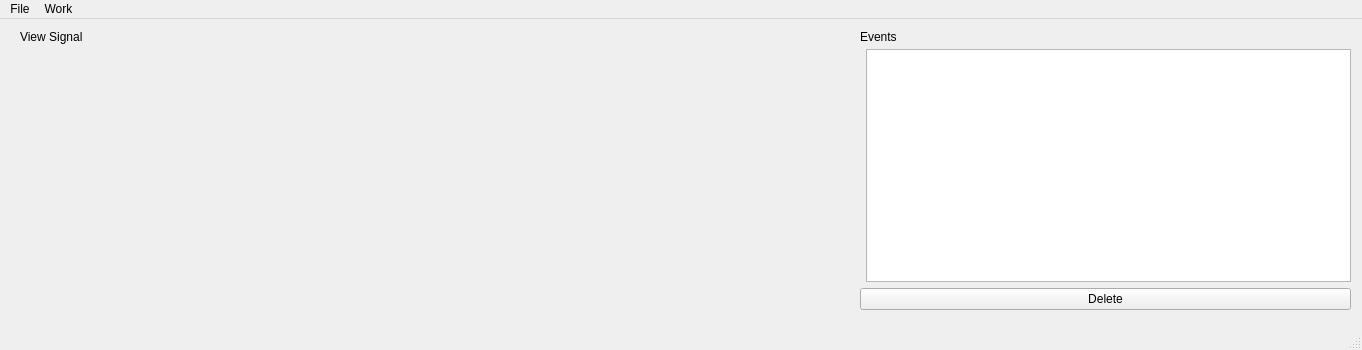
<?xml version="1.0" encoding="UTF-8"?>
<ui version="4.0">
 <class>MainWindow</class>
 <widget class="QMainWindow" name="MainWindow">
  <property name="geometry">
   <rect>
    <x>0</x>
    <y>0</y>
    <width>1362</width>
    <height>350</height>
   </rect>
  </property>
  <property name="windowTitle">
   <string>MainWindow</string>
  </property>
  <widget class="QWidget" name="centralwidget">
   <widget class="QWidget" name="formLayoutWidget">
    <property name="geometry">
     <rect>
      <x>860</x>
      <y>30</y>
      <width>491</width>
      <height>261</height>
     </rect>
    </property>
    <layout class="QFormLayout" name="formLayout">
     <item row="1" column="1">
      <widget class="QListWidget" name="EventProperty"/>
     </item>
     <item row="3" column="0" colspan="2">
      <widget class="QPushButton" name="pushButtonDeleteEvent">
       <property name="text">
        <string>Delete</string>
       </property>
      </widget>
     </item>
    </layout>
   </widget>
   <widget class="QLabel" name="label_3">
    <property name="geometry">
     <rect>
      <x>20</x>
      <y>10</y>
      <width>67</width>
      <height>16</height>
     </rect>
    </property>
    <property name="text">
     <string>View Signal</string>
    </property>
   </widget>
   <widget class="QWidget" name="verticalLayoutWidget">
    <property name="geometry">
     <rect>
      <x>20</x>
      <y>30</y>
      <width>831</width>
      <height>261</height>
     </rect>
    </property>
    <layout class="QVBoxLayout" name="LayoutGraph"/>
   </widget>
   <widget class="QLabel" name="label_4">
    <property name="geometry">
     <rect>
      <x>860</x>
      <y>10</y>
      <width>51</width>
      <height>16</height>
     </rect>
    </property>
    <property name="text">
     <string>Events</string>
    </property>
   </widget>
  </widget>
  <widget class="QMenuBar" name="menubar">
   <property name="geometry">
    <rect>
     <x>0</x>
     <y>0</y>
     <width>1362</width>
     <height>21</height>
    </rect>
   </property>
   <widget class="QMenu" name="menu">
    <property name="title">
     <string>File</string>
    </property>
    <addaction name="actionLoadFile"/>
    <addaction name="actionExportFile"/>
    <addaction name="actionExit"/>
    <addaction name="separator"/>
   </widget>
   <widget class="QMenu" name="menuWork">
    <property name="title">
     <string>Work</string>
    </property>
    <addaction name="actionAddEventsTypes"/>
   </widget>
   <addaction name="menu"/>
   <addaction name="menuWork"/>
  </widget>
  <widget class="QStatusBar" name="statusbar"/>
  <action name="actionLoadFile">
   <property name="text">
    <string>Load file</string>
   </property>
  </action>
  <action name="actionExportFile">
   <property name="text">
    <string>Export file</string>
   </property>
  </action>
  <action name="actionResizing">
   <property name="text">
    <string>Resizing</string>
   </property>
  </action>
  <action name="actionAdjustPhotoVolume">
   <property name="text">
    <string>Adjust photo volume</string>
   </property>
  </action>
  <action name="actionExit">
   <property name="text">
    <string>Exit</string>
   </property>
  </action>
  <action name="actionvertical">
   <property name="text">
    <string>Vertical</string>
   </property>
  </action>
  <action name="actionhorizen">
   <property name="text">
    <string>Horizen</string>
   </property>
  </action>
  <action name="actionAddEventsTypes">
   <property name="text">
    <string>Add Events Types</string>
   </property>
  </action>
 </widget>
 <resources/>
 <connections/>
</ui>
